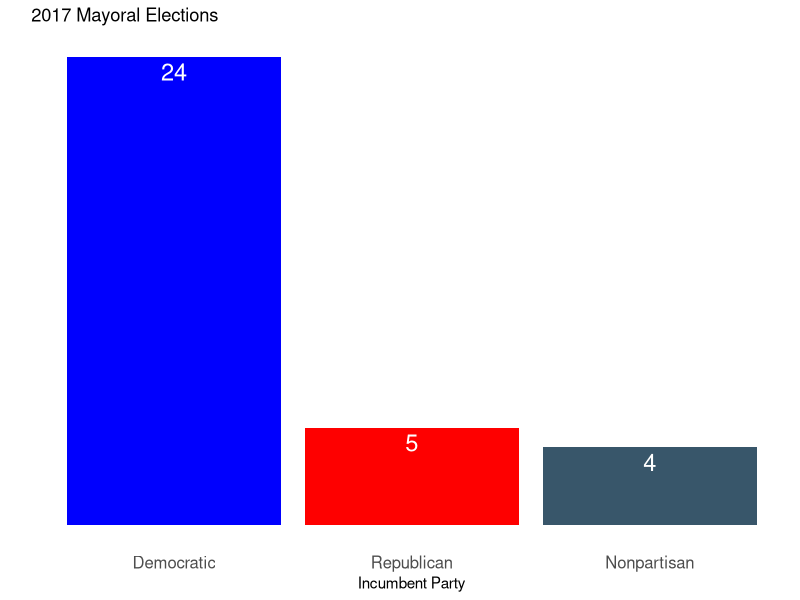

Generate this figure with R:
## ---- chunk 1
knitr::opts_chunk$set(echo = FALSE)
## ---- chunk 2
suppressMessages(library(dplyr))
suppressMessages(library(readr))
suppressMessages(library(ggplot2))
## ---- chunk 3
mayoralElections <- read_csv("data/municipal_elections_2017.csv") %>%
  filter(mayor == TRUE) %>%
  mutate(incumbent_mayor_party = factor(incumbent_mayor_party,
                                        levels = c("Democratic", "Republican", "Nonpartisan")))
## ---- chunk 4
mayoralElections %>%
  count(incumbent_mayor_party) %>%
  ggplot(aes(x = incumbent_mayor_party, y = n,
                             fill = incumbent_mayor_party)) +
  geom_bar(stat = "identity") +
  geom_text(aes(label = n), hjust = 0.5, vjust = 1.0, size = 6,
            nudge_y = -0.3, color = "white") +
  scale_fill_manual(values = c("Democratic" = "#0000fe",
                               "Republican" = "#fe0000",
                               "Nonpartisan" = "#38566a")) +
  theme(legend.position = "none",
        panel.background = element_blank(),
        axis.text.y = element_blank(),
        axis.ticks.y = element_blank(),
        axis.text.x = element_text(size = 12),
        axis.ticks.x = element_blank()) +
  labs(title = "2017 Mayoral Elections",
       x = "Incumbent Party",
       y = "")
